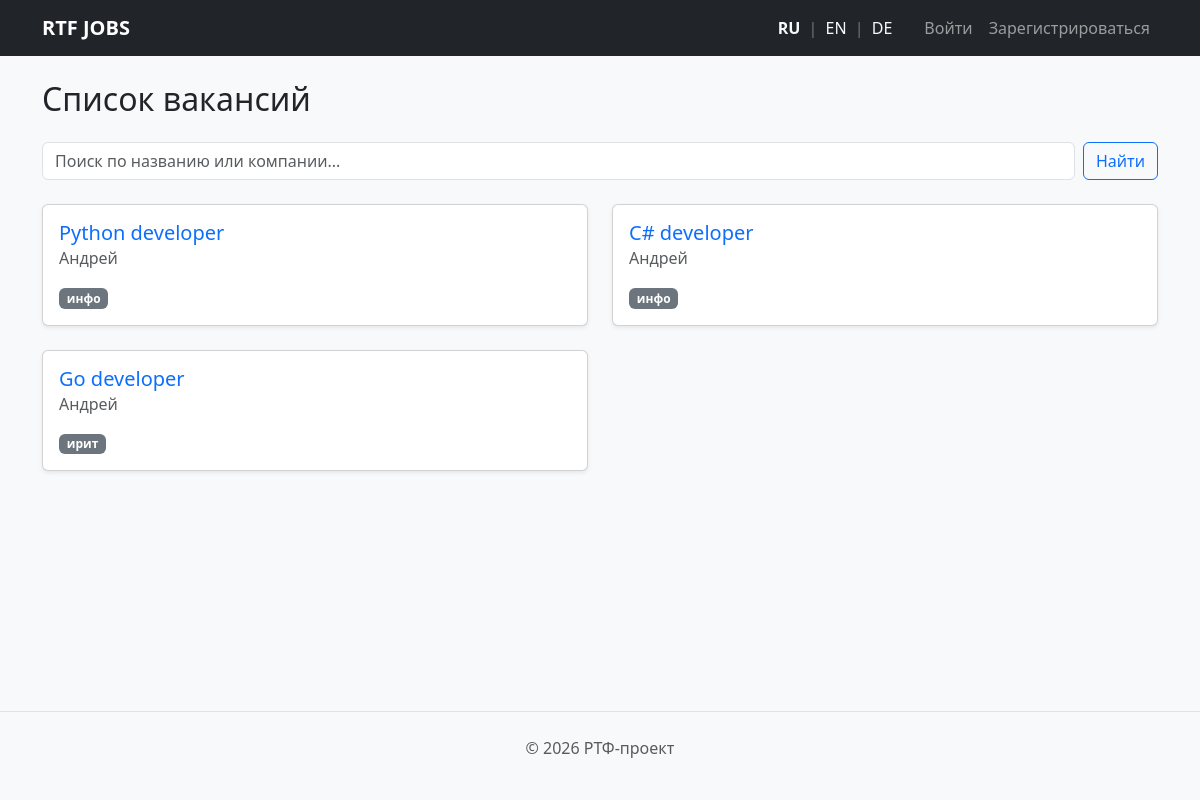
The page / on the database its author committed.
### app/models/vacancy.py (models this page shows)
class Vacancy(db.Model):
    __tablename__ = 'vacancies'
    id = db.Column(db.Integer, primary_key=True)
    title_ru = db.Column(db.String(150), nullable=False)
    title_en = db.Column(db.String(150))
    title_de = db.Column(db.String(150))
    description_ru = db.Column(db.Text, nullable=False)
    description_en = db.Column(db.Text)
    description_de = db.Column(db.Text)
    company = db.Column(db.String(150), nullable=False)
    department_id = db.Column(db.Integer, db.ForeignKey('departments.id'), nullable=False)
    author_id = db.Column(db.Integer, db.ForeignKey('users.id'), nullable=False)
    category_id = db.Column(db.Integer, db.ForeignKey('categories.id'), nullable=True)
    skills = db.relationship('Skill', secondary=vacancy_skills, backref=db.backref('vacancies', lazy='dynamic'))
    applications = db.relationship('Application', backref='vacancy', lazy=True)

### app/models/department.py (models this page shows)
class Department(db.Model):
    __tablename__ = 'departments'
    id = db.Column(db.Integer, primary_key=True)
    name_ru = db.Column(db.String(100), nullable=False, unique=True)
    name_en = db.Column(db.String(100))
    name_de = db.Column(db.String(100))
    vacancies = db.relationship('Vacancy', backref='department', lazy=True)

### app/routes/vacancy.py (the view)
@vacancy_bp.route('/')
def index():
    search_query = request.args.get('q', '').strip()
    if search_query:
        vacancies = Vacancy.query.filter(
            (Vacancy.title_ru.ilike(f'%{search_query}%')) |
            (Vacancy.company.ilike(f'%{search_query}%'))
        ).all()
    else:
        vacancies = Vacancy.query.all()
    return render_template('index.html', vacancies=vacancies, search_query=search_query)

### templates/index.html (shortened to what this page needs)
{% extends "base.html" %}
{% block content %}
  <h2 class="mb-4">{{ t('vacancies_list') }}</h2>
  <form class="d-flex mb-4" method="GET" action="/">
    <input class="form-control me-2" type="search" name="q" value="{{ search_query }}" placeholder="Поиск по названию или компании..." aria-label="Search">
    <button class="btn btn-outline-primary" type="submit">Найти</button>
  </form>
  <div class="row">
    {% for vacancy in vacancies %}
      <div class="col-md-6 mb-4">
        <div class="card h-100 shadow-sm">
          <div class="card-body flex-column">
            <h5 class="card-title">
              <a href="/vacancy/{{ vacancy.id }}" class="text-decoration-none text-primary">
                {{ get_db_lang(vacancy, 'title') }}
              </a>
            </h5>
            <h6 class="card-subtitle mb-2 text-muted">
              {{ vacancy.company }}
            </h6>
            <p class="card-text mt-3">
              <span class="badge bg-secondary">
                {{ get_db_lang(vacancy.department, 'name') }}
              </span>
            </p>
          </div>
        </div>
      </div>
    {% else %}
      <p class="text-muted">{{ t('no_vacancies') }}</p>
    {% endfor %}
  </div>
{% endblock %}

### rows shown on the page
Vacancy: title_ru "Python developer", company "Андрей"
Department: name_ru "инфо"
Vacancy: title_ru "C# developer", company "Андрей"
Vacancy: title_ru "Go developer", company "Андрей"
Department: name_ru "ирит"

### other values the page prints
{{ t('login') }} "Войти"
{{ t('register') }} "Зарегистрироваться"
{{ t('vacancies_list') }} "Список вакансий"
{{ t('footer_text') }} "РТФ-проект"
